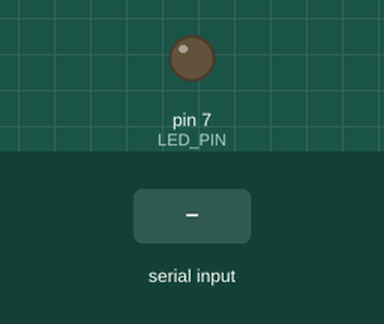
This sketch was run on a simulated Arduino Uno, built with avr-gcc and run on an emulated ATmega328P. Parts: output pins drawn as LEDs (lit = HIGH). The test bench sets the inputs (shaded band). What the sketch prints to the serial monitor is not drawn.

Above: at 1.2 s.
1.3 s: "ON\n" received over the second serial link
At 1.9 s:
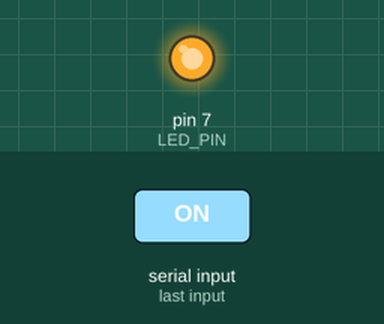
4.3 s: "OFF\n" received over the second serial link
At 5.4 s:
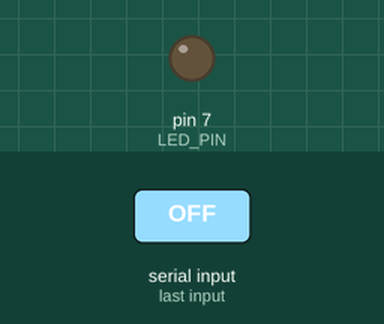
Timing chart, 0 to 7.3 s (numbered marks = the images above; inputs shaded):
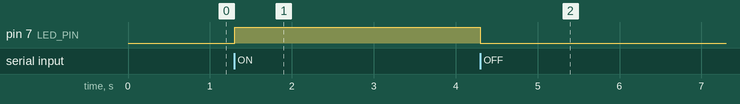

Measured:
- after the input at 1.3 s, pin 7 (LED_PIN): LOW → HIGH at once
- after the input at 4.3 s, pin 7 (LED_PIN): HIGH → LOW at once

The sketch:

Task3-3.ino
```cpp
#include <SoftwareSerial.h>
SoftwareSerial bt(12, 3);
const int LED_PIN = 7;

void setup() {
  pinMode(LED_PIN, OUTPUT);
  Serial.begin(9600);
  bt.begin(9600);
  Serial.println("Arduino started");
  bt.println("READY");
}

void loop() {
  if (bt.available() > 0) {
    String cmd = bt.readStringUntil('\n');
    cmd.trim();

    Serial.print("BT 收到：");
    Serial.println(cmd);

    if (cmd == "PING") {
      bt.println("READY");
    } else if (cmd == "ON") {
      digitalWrite(LED_PIN, HIGH);
      bt.println("LED:ON");
    } else if (cmd == "OFF") {
      digitalWrite(LED_PIN, LOW);
      bt.println("LED:OFF");
    } else if (cmd.length() > 0) {
      bt.print("UNKNOWN:");
      bt.println(cmd);
    }
  }
}
```
